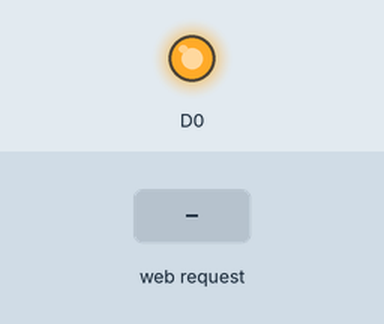
Bench run of a sketch on a simulated ESP8266 (NodeMCU). Shown: output pins drawn as LEDs (lit = HIGH). Inputs (shaded band) come from the test bench. WiFi joins after 1.5 s; servers stay silent unless stated; what the sketch prints to the serial monitor is not drawn.

Above: at 2.7 s.
2.8 s: HTTP request GET /ledon received
At 3.3 s:
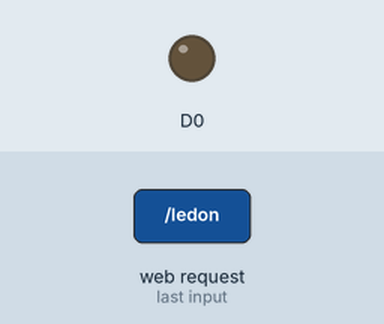
4.3 s: HTTP request GET /ledoff received
At 5.7 s:
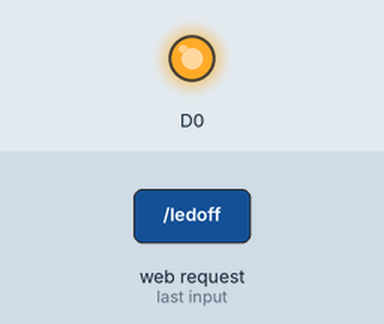
Timing chart, 0 to 7.3 s (numbered marks = the images above; inputs shaded):
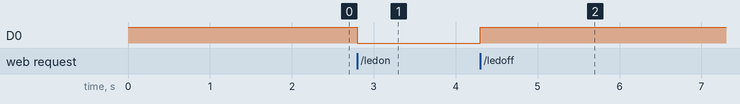

The sketch:

WebServer.ino
```cpp
#include<WiFiClient.h>
#include<ESP8266WiFi.h>
#include<ESP8266WebServer.h>

const char *ssid = "$dvd$";
const char *password = "dvd12345";

ESP8266WebServer webServer(80);

void welcome(){
  webServer.send(200, "text/html", "Welcome to NodeMCU Web Server");
}

void led_on(){
  digitalWrite(D0, LOW);
  webServer.send(200, "text/html", "LED is Turned ON");
}

void led_off(){
  digitalWrite(D0, HIGH);
  webServer.send(200, "text/html", "LED is Turned OFF");
}

void setup() {
  // put your setup code here, to run once:
  Serial.begin(115200);
  Serial.flush();

  pinMode(D0, OUTPUT);
  digitalWrite(D0, HIGH);

  WiFi.mode(WIFI_STA);
  WiFi.begin(ssid, password);

  Serial.println("Connecting to a WiFi");
  while(WiFi.status() != WL_CONNECTED){
    Serial.print(".");
    delay(500);
  }

  Serial.println("\n WiFi is connected");
  Serial.print("IP Address : ");
  Serial.println(WiFi.localIP());

  webServer.on("/welcome", HTTP_GET, welcome);
  webServer.on("/ledon", HTTP_GET, led_on);
  webServer.on("/ledoff", HTTP_GET, led_off);

  webServer.begin();
  Serial.println("Web Server is started");
}

void loop() {
  // put your main code here, to run repeatedly:
  webServer.handleClient();
}
```

Measured:
- after the input at 2.8 s, D0: HIGH → LOW at once
- after the input at 4.3 s, D0: LOW → HIGH at once
